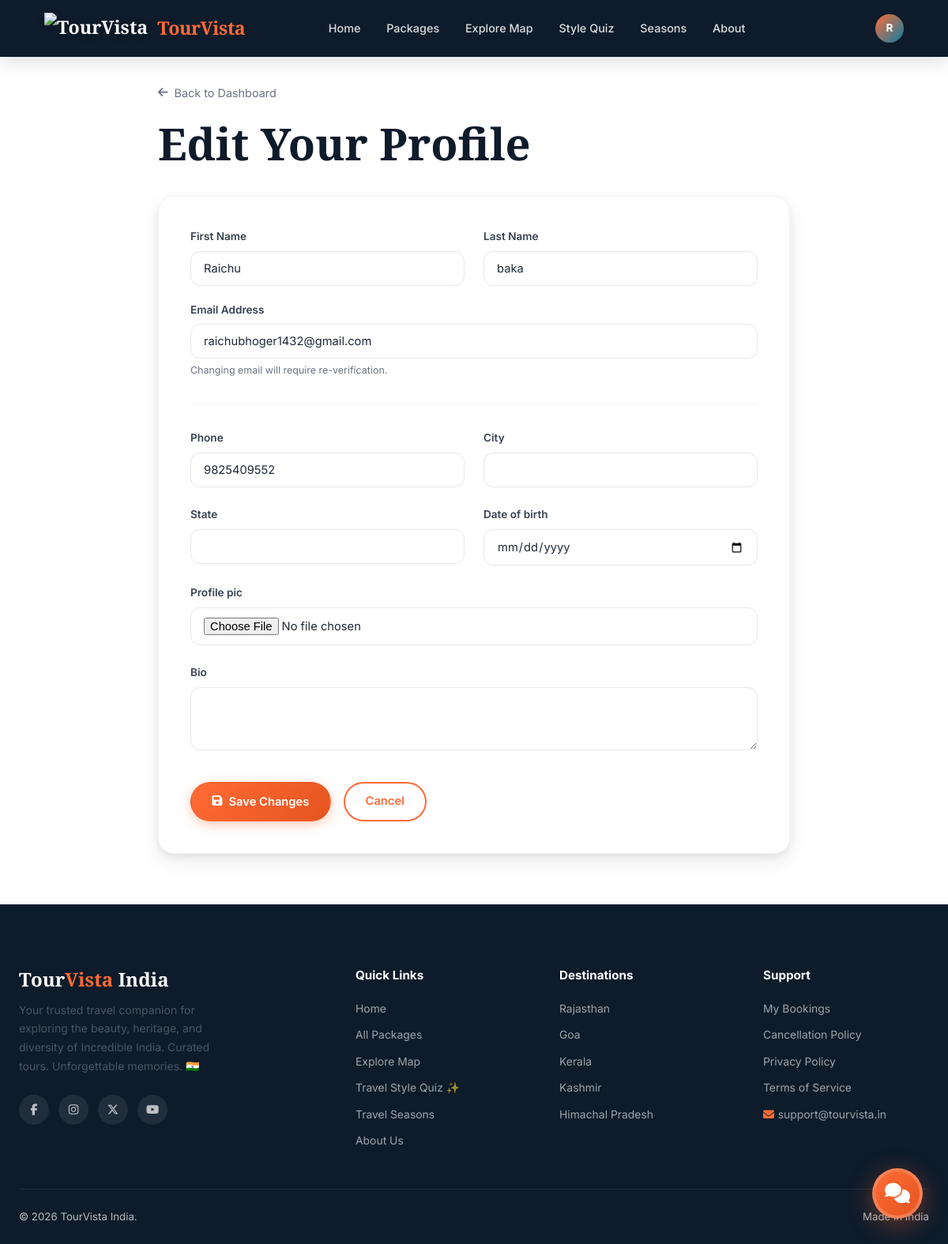
Page /accounts/profile/update/ (signed in) on the earlier database version.
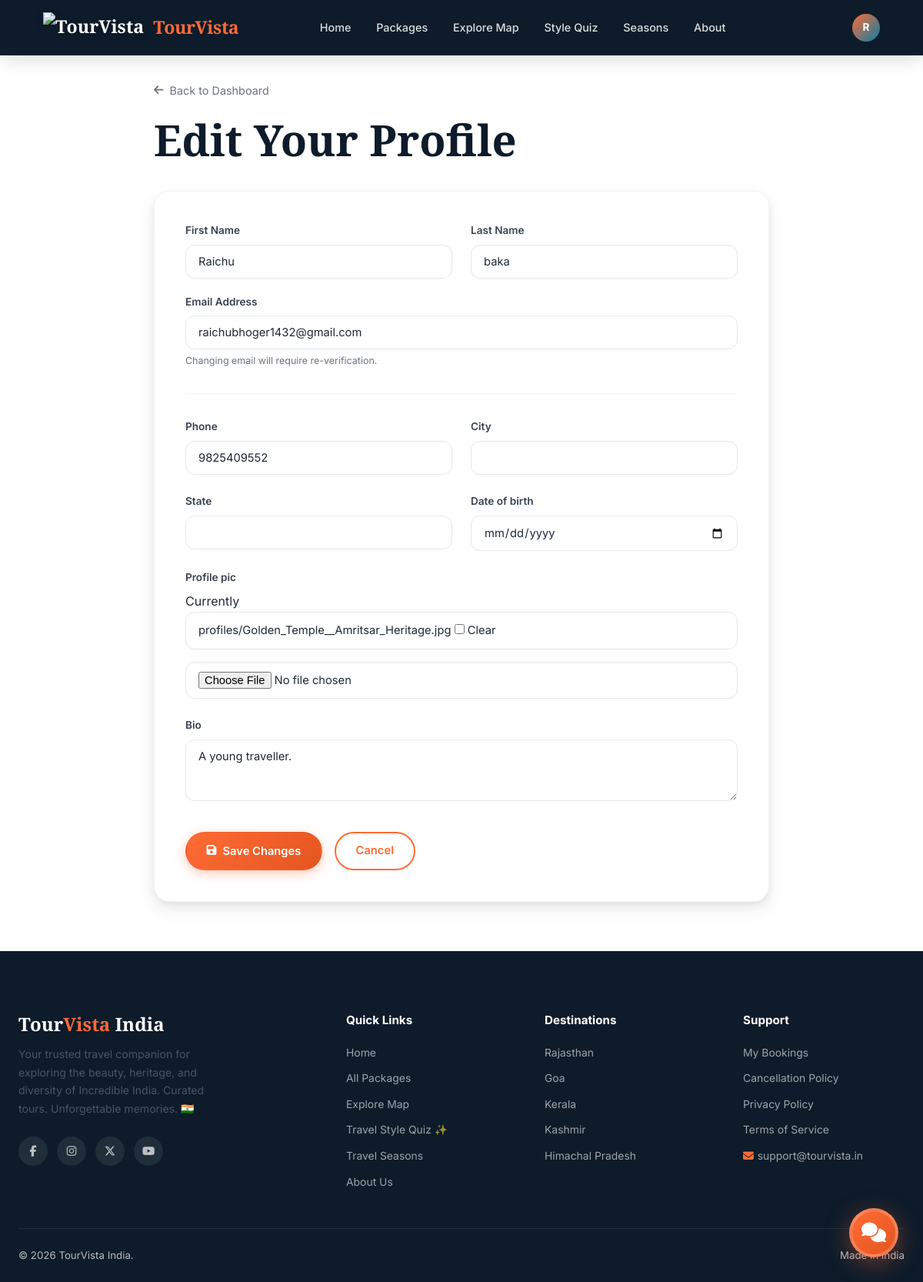
Same page on the later database version.
### accounts/models.py (models this page shows, shortened)
class UserProfile(models.Model):
    user = models.OneToOneField(User, on_delete=models.CASCADE, related_name='profile')
    phone = models.CharField(max_length=15, blank=True)
    profile_pic = models.ImageField(upload_to='profiles/', null=True, blank=True)
    bio = models.TextField(blank=True, max_length=300)
    city = models.CharField(max_length=100, blank=True)
    state = models.CharField(max_length=100, blank=True)
    date_of_birth = models.DateField(null=True, blank=True)
    email_verified = models.BooleanField(default=False)
    created_at = models.DateTimeField(auto_now_add=True)

### accounts/views.py (the view)
# urls.py: path('profile/update/', views.profile_update, name='profile_update'),
@login_required
def profile_update(request):
    profile, _ = UserProfile.objects.get_or_create(user=request.user)
    if request.method == 'POST':
        form = ProfileUpdateForm(request.POST, request.FILES, instance=profile)
        if form.is_valid():
            request.user.first_name = form.cleaned_data.get('first_name', request.user.first_name)
            request.user.last_name = form.cleaned_data.get('last_name', request.user.last_name)
            request.user.email = form.cleaned_data.get('email', request.user.email)
            request.user.save()
            form.save()
            messages.success(request, '✅ Profile updated successfully!')
            return redirect('accounts:dashboard')
    else:
        initial = {
            'first_name': request.user.first_name,
            'last_name': request.user.last_name,
            'email': request.user.email,
        }
        form = ProfileUpdateForm(instance=profile, initial=initial)
    return render(request, 'accounts/profile_update.html', {'form': form, 'profile': profile})

### accounts/forms.py
class ProfileUpdateForm(forms.ModelForm):
    first_name = forms.CharField(max_length=50, required=False)
    last_name = forms.CharField(max_length=50, required=False)
    email = forms.EmailField(required=False)
    class Meta:
        model = UserProfile
        fields = ('phone', 'profile_pic', 'bio', 'city', 'state', 'date_of_birth')
        widgets = {
            'date_of_birth': forms.DateInput(attrs={'type': 'date'}),
            'bio': forms.Textarea(attrs={'rows': 3}),
        }

### templates/accounts/profile_update.html (shortened to what this page needs)
{% extends 'base.html' %}
{% load crispy_forms_tags %}
{% block content %}
<div class="container" style="padding-top:calc(var(--navbar-height) + 2rem);padding-bottom:4rem">
  <div style="max-width:800px;margin:0 auto">
    <div style="margin-bottom:2rem">
      <a href="{% url 'accounts:dashboard' %}" style="display:inline-flex;align-items:center;gap:.5rem;color:var(--gray-500);font-size:.9rem">
        <i class="fas fa-arrow-left"></i> Back to Dashboard
      </a>
      <h1 style="color:var(--navy);margin-top:1rem">Edit Your Profile</h1>
    </div>
    <div style="background:white;border-radius:var(--radius-lg);padding:2.5rem;box-shadow:var(--shadow-md);border:1px solid var(--gray-100)">
      <form method="post" enctype="multipart/form-data">
        <div style="display:grid;grid-template-columns:1fr 1fr;gap:1.5rem">
          <div class="form-group">
            <label class="form-label">First Name</label>
            <input type="text" name="first_name" class="form-control" value="{{ form.initial.first_name }}">
          </div>
          <div class="form-group">
            <label class="form-label">Last Name</label>
            <input type="text" name="last_name" class="form-control" value="{{ form.initial.last_name }}">
          </div>
        </div>
        <div class="form-group">
          <label class="form-label">Email Address</label>
          <input type="email" name="email" class="form-control" value="{{ form.initial.email }}">
          <div class="form-hint">Changing email will require re-verification.</div>
        </div>
        <hr style="border:none;border-top:1px solid var(--gray-100);margin:2rem 0">
        <div style="display:grid;grid-template-columns:1fr 1fr;gap:1.5rem">
          {{ form.phone|as_crispy_field }}
          {{ form.city|as_crispy_field }}
        </div>
        <div style="display:grid;grid-template-columns:1fr 1fr;gap:1.5rem">
            {{ form.state|as_crispy_field }}
            {{ form.date_of_birth|as_crispy_field }}
        </div>
        <div class="form-group">
            {{ form.profile_pic|as_crispy_field }}
        </div>
        <div class="form-group">
            {{ form.bio|as_crispy_field }}
        </div>
        <div style="display:flex;gap:1rem;margin-top:2rem">
          <button type="submit" class="btn btn-primary">
            <i class="fas fa-save"></i> Save Changes
          </button>
          <a href="{% url 'accounts:dashboard' %}" class="btn btn-outline">Cancel</a>
        </div>
      </form>
    </div>
  </div>
</div>
{% endblock %}

Differences in the rows shown:
changed UserProfile: bio (not shown) → "A young traveller."
Other differences:
form field profile_pic|as_crispy_field: (not shown) → "☐"
text no longer shown: "Profile pic"
text now shown: "Profile pic Currently profiles/Golden_Temple__Amritsar_Heritage.jpg Clear"
